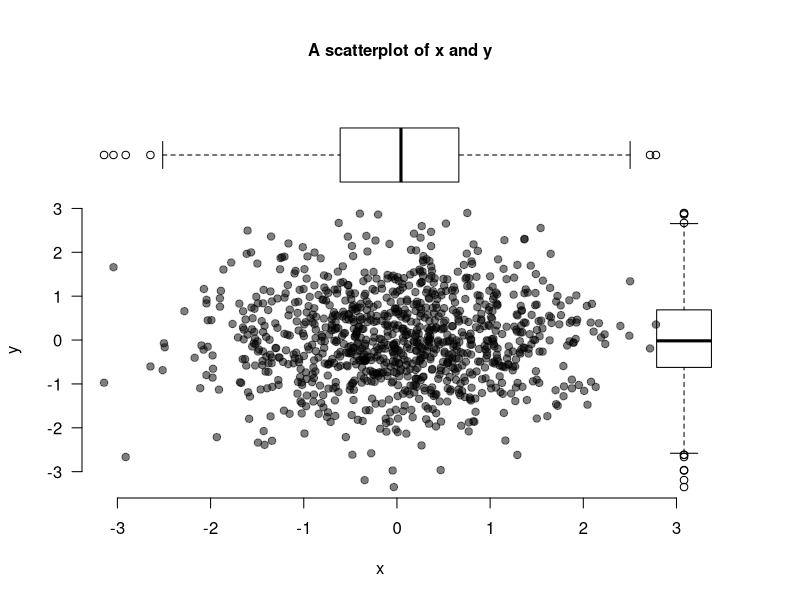

Write the R code that produced this figure.
## ---- chunk 1
# The first line sets an option for the final document that can be produced from
# the .Rmd file. Don't worry about it.
knitr::opts_chunk$set(echo = TRUE)

# The next bit (lines 50-69) is quite powerful and useful. 
# First you define which packages you need for your analysis and assign it to 
# the p_needed object. 
p_needed <-
  c("viridis", "knitr")

# Now you check which packages are already installed on your computer.
# The function installed.packages() returns a vector with all the installed 
# packages.
packages <- rownames(installed.packages())
# Then you check which of the packages you need are not installed on your 
# computer yet. Essentially you compare the vector p_needed with the vector
# packages. The result of this comparison is assigned to p_to_install.
p_to_install <- p_needed[!(p_needed %in% packages)]
# If at least one element is in p_to_install you then install those missing
# packages.
if (length(p_to_install) > 0) {
  install.packages(p_to_install)
}
# Now that all packages are installed on the computer, you can load them for
# this project. Additionally the expression returns whether the packages were
# successfully loaded.
sapply(p_needed, require, character.only = TRUE)
## ---- chunk 2
x <- rnorm(1000)
y <- rnorm(1000)

par(fig = c(0, 0.9, 0, 0.8), bg = "#ffffff")
plot(
  x,
  y,
  bty = "n",
  pch = 19,
  las = 1,
  col = adjustcolor("black", alpha = 0.5)
)
par(fig = c(0, 0.9, 0.45, 1), new = TRUE)
boxplot(x,
        horizontal = TRUE,
        axes = FALSE,
        col = NA)
par(fig = c(0.6601, 1, 0, 0.8), new = TRUE)
boxplot(y, axes = FALSE, col = NA)
mtext(
  "A scatterplot of x and y",
  side = 3,
  outer = TRUE,
  line = -3,
  font = 2
)
## ---- chunk 3
df <- data.frame(y = y, x = x)
summary(df)
## ---- chunk 4
df <- data.frame(y = y, x = x)

summary(df)
## ---- chunk 5
df <- data.frame(y = y, x = x)

summary(df)
## ---- chunk 6
square_it <- function(x) {
  square <- x * x
  return(square)
}
## ---- chunk 7
square_it(15)

a <- c(1, 5, 9)

square_it(a)

M <- matrix(c(1:9),
            nrow = 3,
            ncol = 3,
            byrow = T)
M

square_it(M)
## ---- chunk 8
complicated_function <- function(scalar, vector, matrix) {
  # square the scalar
  squared_scalar <- square_it(scalar)
  
  # multiply matrix and vector
  mult <- matrix %*% vector
  
  # multiply scalar and result above, then square it again
  res <- square_it(squared_scalar * mult)
  
  # return the result
  return(res)
}
## ---- chunk 9
complicated_function(5, a, M)
## ---- chunk 10
# a scalar
scalar <- 2
scalar

# a vector
vector <- c(1:3)
vector

# a matrix
M <- matrix(c(1:9),
            nrow = 3,
            ncol = 3,
            byrow = T)
M

# a diagonal matrix e.g. identity matrix
M_diag <- diag(1, nrow = 3, ncol = 3)
M_diag
